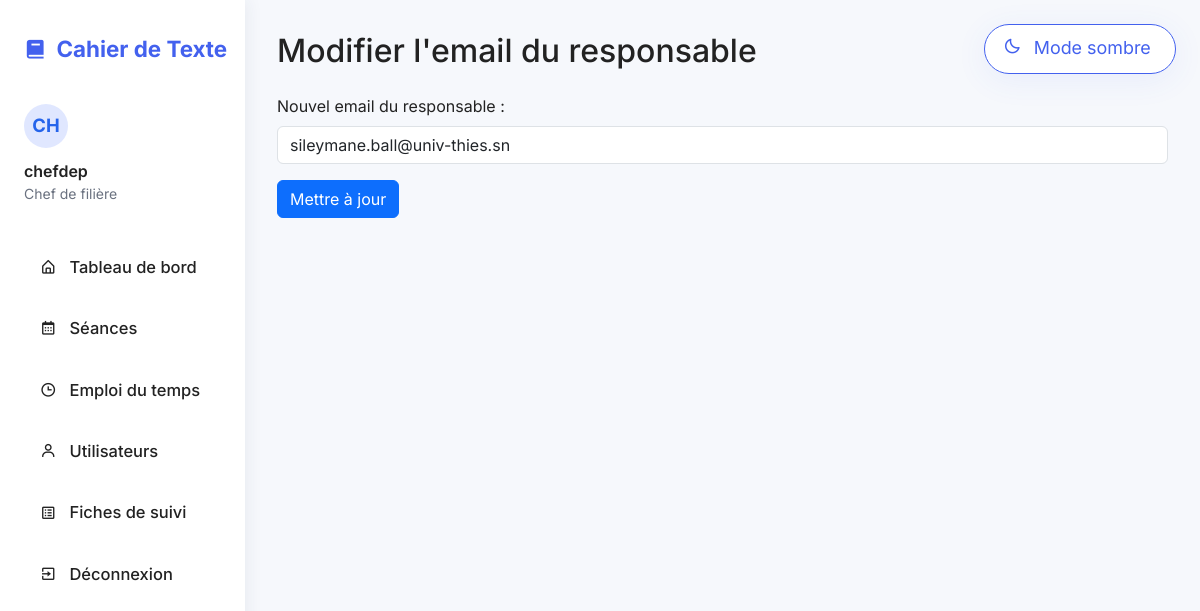
The page /chef/modifier_responsable (signed in) on the database its author committed.
### tables this page shows
CREATE TABLE users (
            id INTEGER PRIMARY KEY AUTOINCREMENT,
            username TEXT UNIQUE NOT NULL,
            password TEXT NOT NULL,
            email TEXT UNIQUE NOT NULL,
            role_id INTEGER NOT NULL,   -- 1=Chef, 2=Enseignant, 3=Responsable, 4=Étudiant
            confirmed BOOLEAN DEFAULT 0
        );

### app.py (the view, shortened to what this page needs)
@app.route('/chef/modifier_responsable', methods=['GET', 'POST'])
@login_required
def modifier_responsable():
    if current_user.role_id != 1:
        return "Accès refusé", 403
    conn = config.get_connection()
    conn.row_factory = sqlite3.Row
    cursor = conn.cursor()
    cursor.execute("SELECT * FROM users WHERE role_id = 3 LIMIT 1")
    responsable = cursor.fetchone()
    conn.close()
    return render_template("modifier_responsable.html", responsable=responsable)

### app.py (called while the page is built)
@login_manager.user_loader
def load_user(user_id):
    return User.get_by_id(user_id)

### config_sqlite.py (called while the page is built)
def get_connection():
    return sqlite3.connect(DATABASE)

### models/user.py (called while the page is built)
    @staticmethod
    def get_by_id(user_id):
        conn = config.get_connection()
        conn.row_factory = sqlite3.Row
        cursor = conn.cursor()
        cursor.execute("SELECT * FROM users WHERE id = ?", (user_id,))
        row = cursor.fetchone()
        conn.close()
        if row:
            return User(row["id"], row["username"], row["password"], row["email"], row["role_id"], row["confirmed"])

### templates/modifier_responsable.html (shortened to what this page needs)
{% extends "base.html" %}
{% block content %}
<h2 class="mb-4">Modifier l'email du responsable</h2>
<form method="POST">
    <div class="mb-3">
        <label for="email" class="form-label">Nouvel email du responsable :</label>
        <input type="email" class="form-control" id="email" name="email"
               value="{{ responsable.email }}" required>
    </div>
    <button type="submit" class="btn btn-primary">Mettre à jour</button>
</form>
{% endblock %}

### templates/base.html (shortened to what this page needs)
<!DOCTYPE html>
<html lang="fr">
<head>
    <link href="https://cdn.jsdelivr.net/npm/bootstrap@5.3.0/dist/css/bootstrap.min.css" rel="stylesheet">
    <link href='https://unpkg.com/boxicons@2.1.4/css/boxicons.min.css' rel='stylesheet'>
</head>
<body>
    {% if current_user.is_authenticated %}
    <div class="sidebar">
        <div class="logo">
            <i class='bx bxs-book'></i> <span>Cahier de Texte</span>
        </div>
        <div class="user">
            <div class="user-avatar">{{ current_user.username[:2]|upper }}</div>
            <div style="font-weight:600">{{ current_user.username }}</div>
            <small>
                {% if current_user.role_id == 1 %}Chef de filière
                {% elif current_user.role_id == 2 %}Enseignant
                {% elif current_user.role_id == 3 %}Responsable
                {% endif %}
            </small>
        </div>
        {% if current_user.role_id == 1 %}
            <a href="{{ url_for('chef') }}"><i class='bx bx-home-alt'></i> <span>Tableau de bord</span></a>
            <a href="{{ url_for('voir_seances') }}"><i class='bx bx-calendar'></i> <span>Séances</span></a>
            <a href="{{ url_for('voir_emploi') }}"><i class='bx bx-time'></i> <span>Emploi du temps</span></a>
            <a href="{{ url_for('gestion_utilisateurs') }}"><i class='bx bx-user'></i> <span>Utilisateurs</span></a>
            <a href="{{ url_for('liste_fiches_suivi') }}"><i class='bx bx-spreadsheet'></i> <span>Fiches de suivi</span></a>
            <a href="{{ url_for('logout') }}"><i class='bx bx-exit'></i> <span>Déconnexion</span></a>
        {% endif %}
    </div>
    {% endif %}
    <div class="main-content">
        {% block content %}{% endblock %}
    </div>
    <button onclick="toggleDarkMode()" class="dark-toggle-btn">
        <span id="moon-icon" style="display:inline;"><i class='bx bx-moon'></i></span>
        <span class="d-none d-md-inline" id="toggle-text">Mode sombre</span>
    </button>
</body>
</html>

### templates/base.html (style rules this page uses)
:root { --primary: #4361ee; --accent: #4895ef; --sidebar-bg: #fff; --sidebar-active: #e0e7ff; --sidebar-text: #222; --sidebar-icon: #2564eb; --main-bg: #f6f8fc; --card-bg: #fff; --border: #e9ecef; --avatar-bg: #e0e7ff; --sidebar-shadow: 2px 0 16px rgba(44,62,80,0.07); --dark-bg: #161a2b; --dark-main: #232745; --dark-card: #21243a; --dark-sidebar: #181b32; --dark-active: #2542b2; --dark-text: #d1d6ed; --dark-border: #232745; }
body { background: var(--main-bg); font-family: 'Inter', Arial, sans-serif; color: var(--sidebar-text); transition: background .3s, color .3s; }
.sidebar { width: 245px; min-height: 100vh; background: var(--sidebar-bg); box-shadow: var(--sidebar-shadow); position: fixed; left: 0; top: 0; bottom: 0; display: flex; flex-direction: column; padding: 2rem 1rem 1rem 1.5rem; transition: background .3s, color .3s; }
.sidebar .logo { font-weight: 700; font-size: 1.4rem; color: var(--primary); display: flex; align-items: center; gap: 10px; margin-bottom: 2.4rem; }
.sidebar .user { display: flex; flex-direction: column; align-items: flex-start; margin-bottom: 2rem; }
.sidebar .user-avatar { background: var(--avatar-bg); color: var(--sidebar-icon); font-weight: bold; font-size: 1.15rem; border-radius: 100px; width: 44px; height: 44px; display: flex; align-items: center; justify-content: center; margin-bottom: 0.7rem; }
.sidebar small { color: #6b7280; }
.sidebar a { color: var(--sidebar-text); text-decoration: none; font-weight: 500; margin: .45rem 0; display: flex; align-items: center; gap: 13px; padding: .7rem 1rem; border-radius: .8rem; font-size: 1.03em; transition: background .19s, color .19s, font-weight .1s; }
.main-content { margin-left: 245px; padding: 2rem 2rem 1rem 2rem; min-height: 100vh; background: var(--main-bg); transition: background .3s, color .3s; }
.dark-toggle-btn { position: fixed !important; top: 1.5rem; right: 1.5rem; left: auto; bottom: auto; z-index: 2200; background: #fff; border: 1.5px solid #4361ee; color: #4361ee; border-radius: 30px; font-size: 1.12em; box-shadow: 0 6px 32px 0 rgba(67,97,238,.08); padding: 0.58em 1.35em 0.58em 1em; display: flex; align-items: center; gap: .7em; transition: background .18s, color .18s; }

### rows shown on the page
users: username "CH", username "chefdep"
users: email "sileymane.ball@univ-thies.sn"
